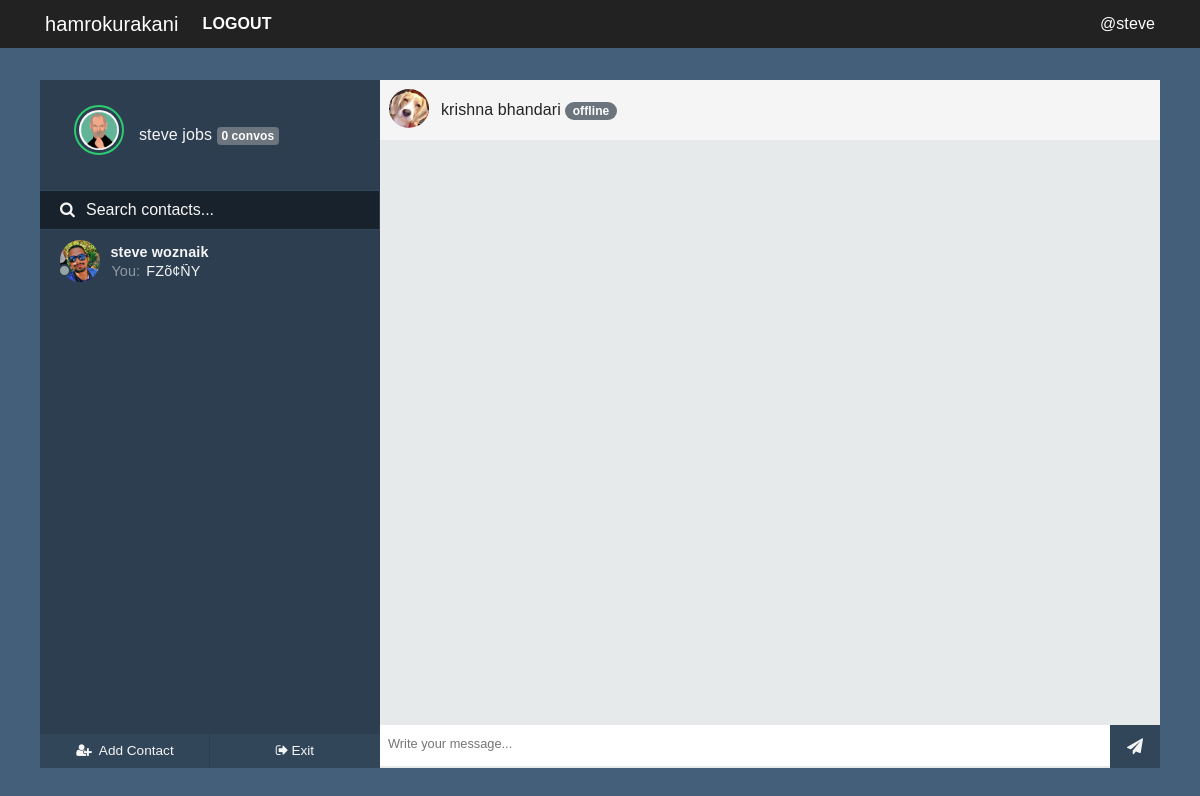
/chatwith/bale (signed in), run on an earlier commit of the app's database.
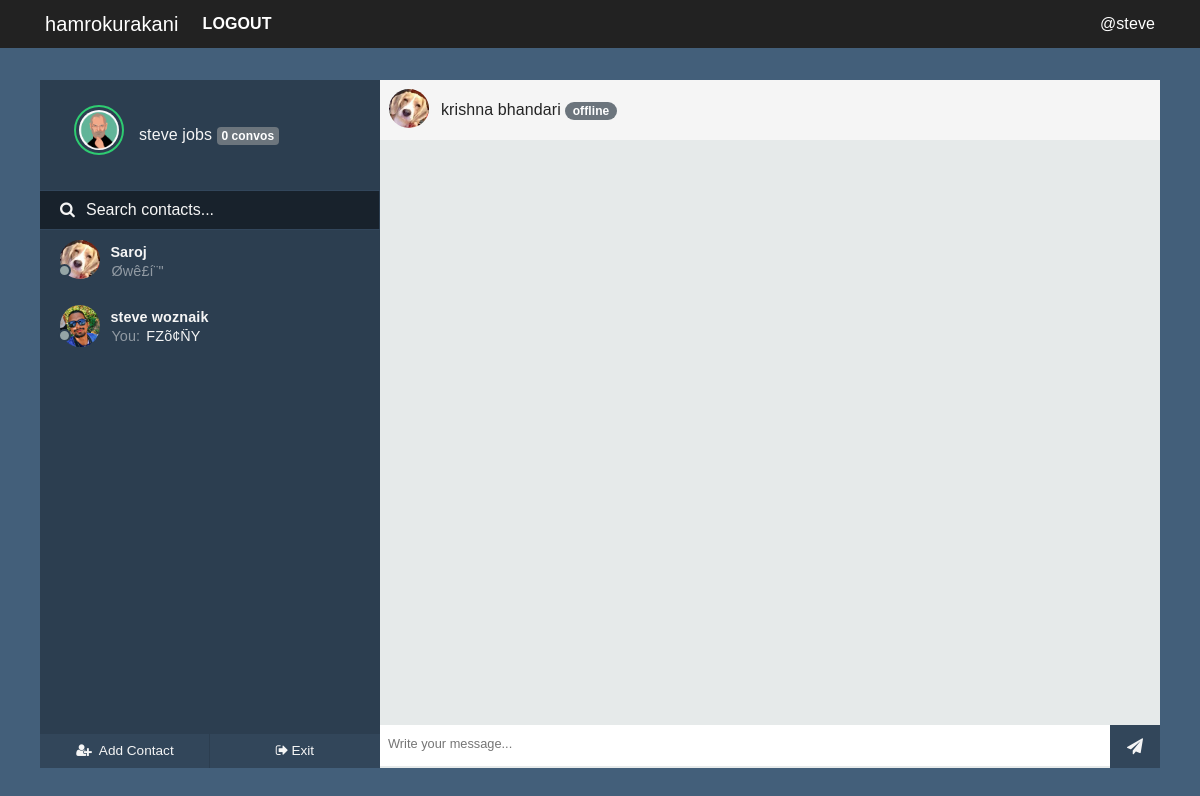
And on a later commit of the database.
### hamrokurakani/models.py (models this page shows, shortened)
class User(UserMixin, db.Model):
    id = db.Column(db.Integer, primary_key=True)
    fullname = db.Column(db.String(20), unique=True, nullable=False)
    username = db.Column(db.String(15), unique=True, nullable=False)
    email = db.Column(db.String(120), unique=True, nullable=False)
    password = db.Column(db.String(60), nullable=False)
    image_file = db.Column(db.String(20), nullable=False, default='default.jpg')
    joined = db.Column(db.DateTime, nullable=False, default=datetime.now)
    messages_sent = db.relationship('Message', foreign_keys='Message.sender_id', backref='author', lazy='dynamic')
    messages_received = db.relationship('Message', foreign_keys='Message.recipient_id', backref='recipient', lazy='dynamic')
    last_seen = db.Column(db.DateTime, default=datetime.now)
    last_message_read_time = db.Column(db.DateTime, default=datetime.now)

class Message(db.Model):
    id = db.Column(db.Integer, primary_key=True)
    message = db.Column(db.String(140), index=True)
    sender_id = db.Column(db.Integer, db.ForeignKey('user.id'))
    recipient_id = db.Column(db.Integer, db.ForeignKey('user.id'))
    timestamp = db.Column(db.DateTime, index=True, default=datetime.now)
    is_seen = db.Column(db.Boolean, default=False)

### hamrokurakani/chat/routes.py (the view)
@chyat.route('/chatwith/<string:user>')
@login_required
def chatwith(user):
    getuser = User.query.filter_by(username=user).first_or_404()
    messages = []
    session['receiver_id'] = getuser.id
    session['room'] = int(getuser.id) * int(current_user.id)
    my_messages = Message.query.filter_by(recipient_id=current_user.id)
    messengers = [message.author.id for message in my_messages]
    senders = [User.query.get(sender) for sender in set(messengers)]
    msgs_received = list(Message.query.filter_by(
        recipient_id=current_user.id, sender_id=getuser.id).all())
    msgs_sent = list(Message.query.filter_by(
        recipient_id=getuser.id, sender_id=current_user.id).all())
    messages = msgs_received + msgs_sent
    messages.sort(key=lambda order_by: order_by.timestamp)
    current_user.last_message_read_time = datetime.now()
    for message in msgs_received:
        message.is_seen = True
    db.session.commit()
    return render_template('chat/chatter.html', getuser=getuser, senders=senders, messages=messages)

### hamrokurakani/admin/routes.py (called while the page is built)
@login_manager.user_loader
def load_user(user_id):
    return User.query.get(user_id)

### hamrokurakani/core/filters.py (called while the page is built)
@core.app_template_filter('isactive')
def is_active(lastmessagereadtime):
    currenttime = datetime.now()
    lastread = lastmessagereadtime
    diff = abs(currenttime-lastread)
    second_diff = diff.seconds
    day_diff = diff.days
    if day_diff <= 0 and second_diff < 60:
        message = "active now"
        return message
    elif day_diff <= 0 and second_diff < 3600:
        m = int(second_diff / 60)
        if m == 1:
            message = "active 1m ago"
            return message
        elif m <= 10:
            message = "active " + str(m) + "m ago"
            return message
        else:
            message = "offline"
            return message
    else:
        message = "offline"
        return message

### hamrokurakani/templates/chat/chatter.html (shortened to what this page needs)
{% extends "chat/nav.html" %}
{% block content %}
<div id="frame">
    <div id="sidepanel">
        <div id="profile">
            <div class="wrap">
                <img id="profile-img" src="{{ url_for('static', filename='profilepics/' + current_user.image_file) }}"
                    class="online" />
                <p>{{ current_user.fullname }} <span><small class="badge badge-secondary">
                            <b> {{ getuser | countmessages }} </b></small></span> </p>
            </div>
        </div>
        <div id="search">
            <label for=""><i class="fa fa-search" aria-hidden="true"></i></label>
            <input type="text" placeholder="Search contacts..." />
        </div>
        <div id="contacts">
            <ul>
                {% for sender in senders %}
                {% if sender != current_user %}
                {% if sender == getuser %}
                <li class="contact active">
                    {% else %}
                <li class="contact">
                    {% endif %}
                    <a class="noblue" href="{{ url_for('chat.chatwith', user=sender.username) }}">
                        <div class="wrap">
                            {% if sender != getuser and sender.last_message_read_time | isactive == 'offline' %}
                            <span class="contact-status"></span>
                            {% elif sender != getuser and sender.last_message_read_time | isactive != 'offline' %}
                            <span class="contact-status online"></span>
                            {% endif %}
                            <img src="{{ url_for('static', filename='profilepics/' + sender.image_file) }}" />
                            <div class="meta">
                                <p class="name">{{ sender.fullname }}</p>
                                {% if sender | lastmessageauthor == current_user %}
                                <p class="preview"><span>You: </span> {{ sender | lastmessage }}</p>
                                {% else %}
                                <p class="preview"><span>{{ sender | lastmessage }} </span></p>
                                {% endif %}
                            </div>
                        </div>
                    </a>
                </li>
                {% endif %}
                {% endfor %}
            </ul>
        </div>
        <div id="bottom-bar">
            <button id="addcontact">
                <ul>
                    <li>
                        <a href="#PeopleToMessage" data-toggle="modal" data-target="#PeopleToMessage" class="noblue">
                            <i class="fa fa-user-plus fa-fw" aria-hidden="true"></i> <span>Add Contact</span></a></li>
                </ul>
            </button>
            <button id="settings">
                <ul>
                    <li class="disconnect"><a href="{{ url_for('chat.home') }}" class="noblue">
                            <i class="fa fa-sign-out" aria-hidden="true"></i><span>Exit</span></a></li>
                </ul>
            </button>
        </div>
    </div>
    <div class="content">
        <div class="contact-profile">
            <img src="{{ url_for('static', filename='profilepics/' + getuser.image_file) }}" />
            <p>{{getuser.fullname}}
                {% if getuser.last_message_read_time | isactive == 'offline' %}
                <small class="badge badge-pill badge-secondary"><b> {{ getuser.last_message_read_time | isactive }}
                    </b></small></p>
            {% else %}
            <small class="badge badge-pill badge-success"><b> {{ getuser.last_message_read_time | isactive }}
                </b></small></p>
            {% endif %}
        </div>
        <div class="messages">
        </div>
        <div class="message-input">
            <div class="wrap">
                <input type="text" id="message" placeholder="Write your message..." />
                <button id="sendmessage"><i class="fa fa-paper-plane" aria-hidden="true"></i></button>
            </div>
        </div>
    </div>
</div>
{% endblock content %}

What changed in the data, as far as the page shows it:
added User: image_file (placeholder picture), fullname "Saroj", message "Øwê£í¨\""
